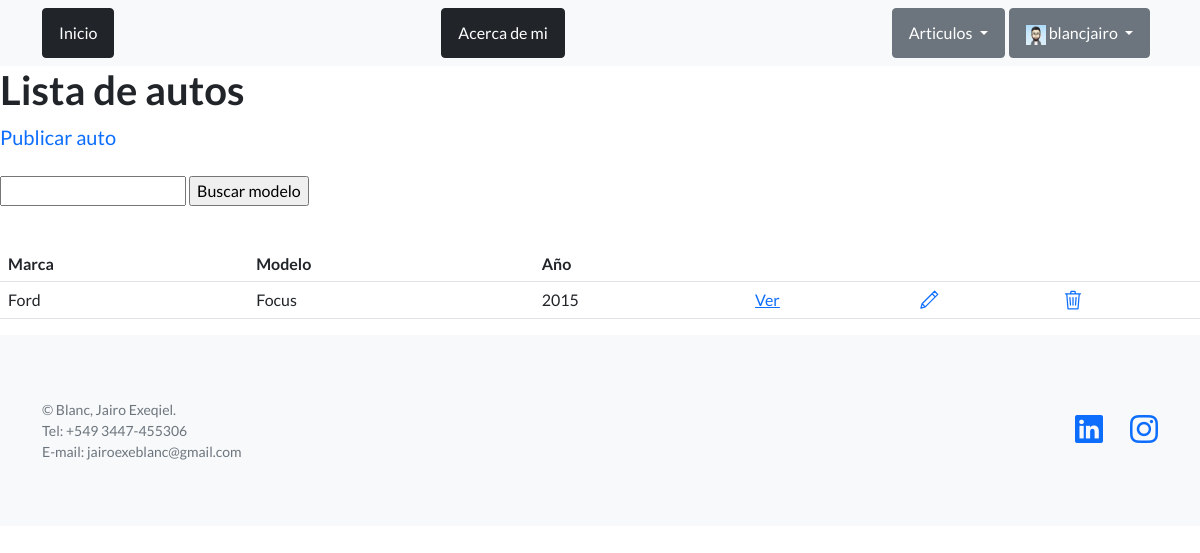
/listados/lista_autos/ (signed in), run on an earlier commit of the app's database.
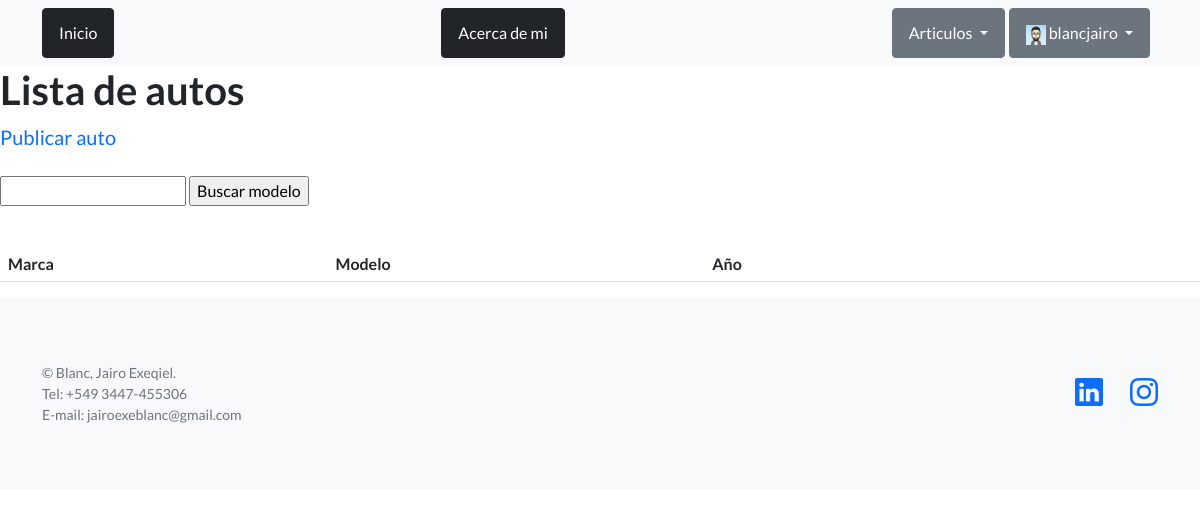
And on a later commit of the database.
### app_proyecto/models.py (models this page shows, shortened)
class Vehiculos(models.Model):
    marca = models.CharField(max_length=50)
    modelo = models.CharField(max_length=50)
    ano = models.CharField(max_length=4)
    color = models.CharField(max_length=15)
    equipamiento = models.CharField(max_length=100)
    descripcion = models.CharField(max_length=200)
    creador = models.ForeignKey(User, on_delete=models.SET_NULL, null=True)
    class Meta:
        abstract = True

class autos(Vehiculos):
    pass

### app_proyecto/views.py (the view)
# urls.py: path('lista_autos/', autosListView.as_view(), name="autos"),
class autosListView(ListView):
    model = autos
    template_name='app_proyecto/lista_autos.html'

### app_proyecto/templates/app_proyecto/lista_autos.html (shortened to what this page needs)
{% extends "app_proyecto/base.html" %}
{% block contenido%}
<section>
    <div>
        <h1>Lista de autos</h1>
        <a class="navbar-brand" href="{% url 'subir_autos' %}"> Publicar auto </a>
        <br><br>
        <form action="{% url 'buscar_auto' %}" method="POST">
            <input type="text" name="busqueda">
            <input type="submit" value="Buscar modelo">
        </form>
        <br>
        <table class="table">
            <tbody>
                <tr>
                    <th> Marca </th>
                    <th> Modelo </th>
                    <th> Año </th>
                    <th>  </th>
                    <th>  </th>
                    <th>  </th>
                </tr>
                <tr>
                    {% for auto in object_list  %}
                        <td> {{auto.marca}} </td>
                        <td> {{auto.modelo}} </td>
                        <td> {{auto.ano}} </td>
                        <td>
                            <a href="{% url 'ver_auto' auto.id %}"> Ver </a>
                        </td>
                        <td>
                            {%if user == auto.creador %}
                            <a href="{% url 'editar_auto' auto.id %}"> <svg id="i-edit" xmlns="http://www.w3.org/2000/svg" viewBox="0 0 32 32" width="20" height="20" fill="none" stroke="currentcolor" stroke-linecap="round" stroke-linejoin="round" stroke-width="2">
                                <path d="M30 7 L25 2 5 22 3 29 10 27 Z M21 6 L26 11 Z M5 22 L10 27 Z" />
                            </svg> </a>
                            {% endif %}
                        </td>
                        <td>
                            {%if user == auto.creador %}
                            <a href="{% url 'eliminar_auto' auto.id %}"> <svg id="i-trash" xmlns="http://www.w3.org/2000/svg" viewBox="0 0 32 32" width="20" height="20" fill="none" stroke="currentcolor" stroke-linecap="round" stroke-linejoin="round" stroke-width="2">
                                <path d="M28 6 L6 6 8 30 24 30 26 6 4 6 M16 12 L16 24 M21 12 L20 24 M11 12 L12 24 M12 6 L13 2 19 2 20 6" />
                            </svg></a>
                            {% endif %}
                        </td>
                    </tr>
                    {% endfor %}
                </tr>
            </tbody>
        </table>
    </div>
</section>
{% endblock contenido%}

What changed in the data, as far as the page shows it:
removed autos: marca "Ford", modelo "Focus", ano "2015"
